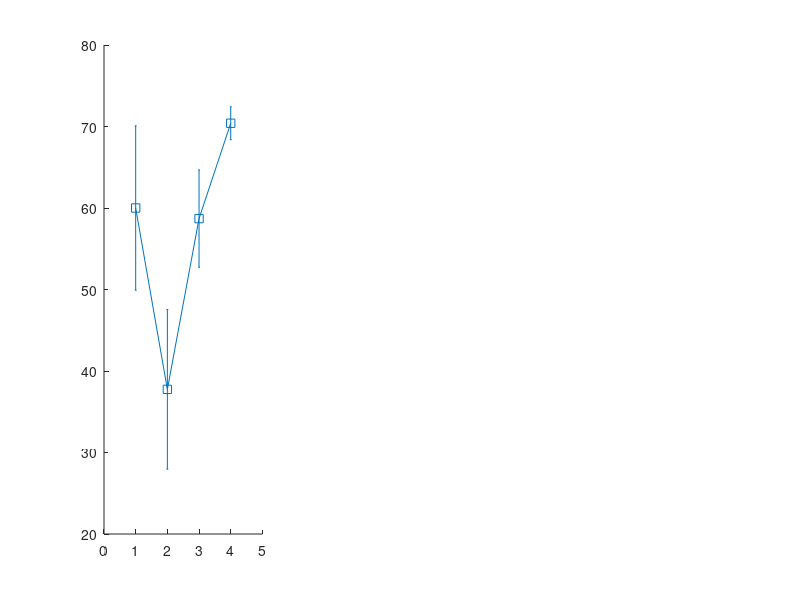

MATLAB code for this plot: (Note: this script raises an error after producing the figure.)
clc;

% colors for each stage
r=.8*[1 .4 .4 ]; 
s=[.4 .4 1]; 
i=[.2 1 1]; 
w=[.9 .9 .3];
%bar plot for the incongruence
figure('position',[300 600 700 200])
% SWS
subplot(1,3,1) 
x=1:4; % for 4 recording sites
y = [0.6	0.3775	0.587	0.704];
err = [0.201659779	0.195852836	0.119258822	0.040373258]/2; % division by 2 for ste
errorbar(x, y*100, err*100, '-s','MarkerSize', 10,...
    'MarkerEdgeColor',s,'MarkerFaceColor',s,'linestyle','none','color','k')
xlim([.3 4.7]);
ylim([0 80])
box off
xticks([1 2 3 4])
xticklabels({'R front EEG','R caudal EEG','L caudal EEG','DVR'})
xtickangle(-30)
title('SWS')
ylabel('Congruence (%)')

% IS
subplot(1,3,2) 
x=1:4; % for 4 recording sites
y = [0.225	0.1375	0.1675	0.134];
err = [0.056862407	0.045	0.035939764	0.023021729]/2;
errorbar(x, y*100, err*100, '-s','MarkerSize', 10,...
    'MarkerEdgeColor',i,'MarkerFaceColor',i,'linestyle','none','color','k')
xlim([.3 4.7])
box off
xticks([1 2 3 4])
xticklabels({'R front EEG','R caudal EEG','L caudal EEG','DVR'})
xtickangle(-30)
ylim([0 80])
title('IS')
yticklabels([])

% REM
subplot(1,3,3) 
x=1:4; % for 4 recording sites
y = [0.58	0.475	0.6475	0.57];
err = [0.169901932	0.157162336	0.110867789	0.171318417]/2;
errorbar(x, y*100, err*100, '-s','MarkerSize', 10,...
    'MarkerEdgeColor',r,'MarkerFaceColor',r,'linestyle','none','color','k')
xlim([.3 4.7])
box off
xticks([1 2 3 4])
xticklabels({'R front EEG','R caudal EEG','L caudal EEG','DVR'})
xtickangle(-30)
ylim([0 80])
title('REM')
yticklabels([])

% statistical tests to show that congruence is lower during IS
% IS vs SWS and REM
IS_congs=[0.25	0.14	0.15	0.11 ...
0.2	0.2	0.22	0.11 ...
		0.14	0.15 ...
0.16	0.11		0.14 ...
0.29	0.1	0.16	0.16  ];

SWS_congs=[0.77	0.65	0.688	0.66 ...
0.63	0.39	0.44	0.73 ...
0.31		0.68	0.68 ...
	0.24		0.69 ...
0.69	0.23	0.54	0.76 ];

REM_congs=[0.73	0.67	0.73	0.42 ...
0.66	0.5	0.52	0.59 ...
0.34		0.75	0.73 ...
	0.29		0.74 ...
0.59	0.44	0.59	0.37 ...
];
clc;
[p,h_IS_SWS]=ranksum(IS_congs,SWS_congs)
[p,h_IS_REM]=ranksum(IS_congs,REM_congs)
[p,h_SWS_REM]=ranksum(SWS_congs,REM_congs)

mean_IS_congs=mean(IS_congs)
st_IS_congs=std(IS_congs)
mean_SWS_congs=mean(SWS_congs)
st_SWS_congs=std(SWS_congs)
mean_REM_congs=mean(REM_congs)
st_REM_congs=std(REM_congs)